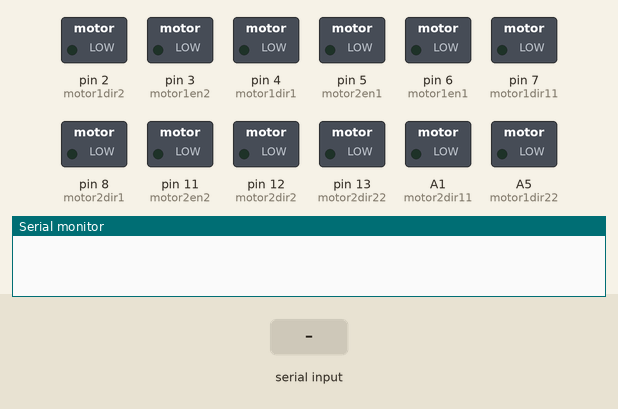
A sketch run on a simulated Arduino Uno, built with avr-gcc and run on an emulated ATmega328P. Parts: switched loads named in the sketch (green lamp = pin HIGH), the last lines printed to the serial monitor. Inputs (shaded band) come from the test bench.

Above: at 1.2 s.
1.3 s: byte 2 (2) received over Serial
At 2.5 s:
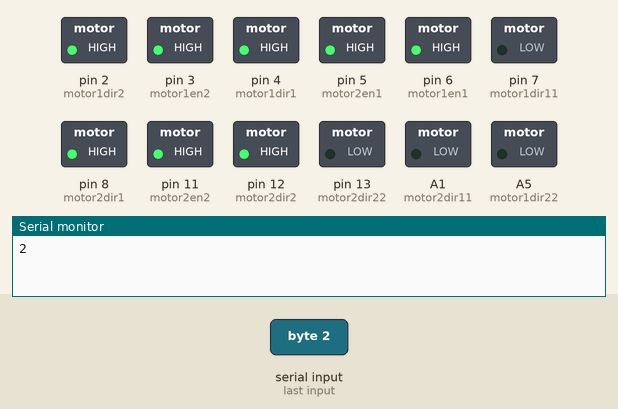
2.8 s: byte 0 (0) received over Serial
At 3.9 s:
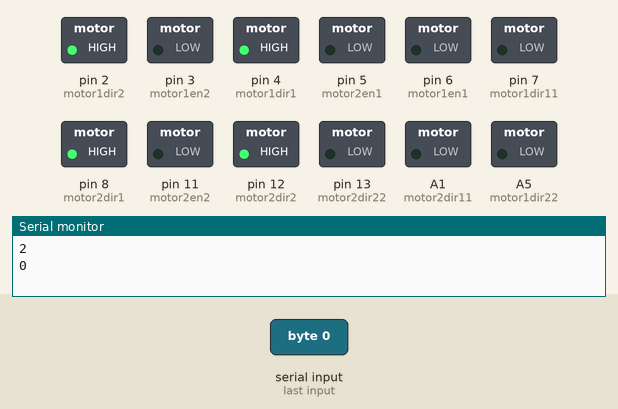
4.3 s: byte 8 (8) received over Serial
At 5.0 s:
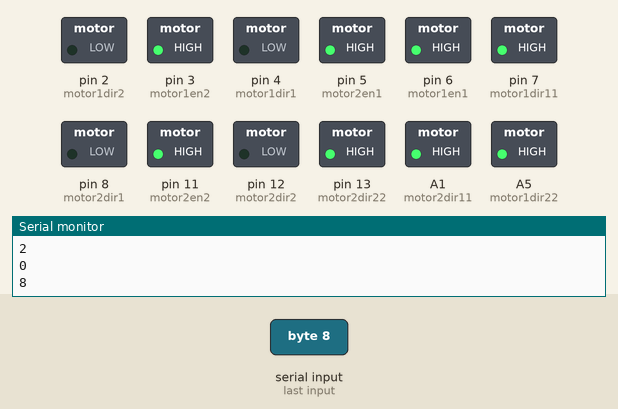
5.8 s: byte 20 (20) received over Serial
At 6.1 s:
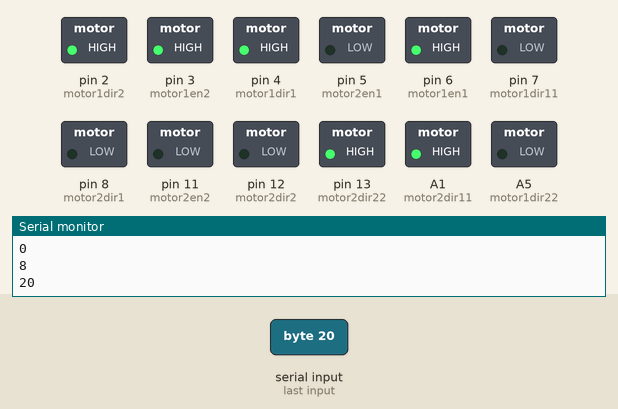
7.3 s: byte 25 (25) received over Serial
At 8.5 s:
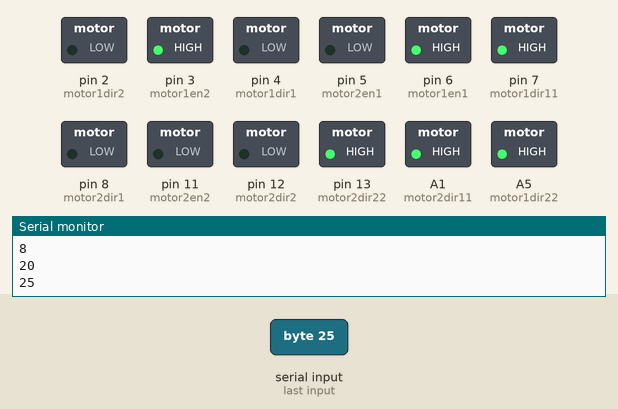
8.8 s: byte 30 (30) received over Serial
At 9.6 s:
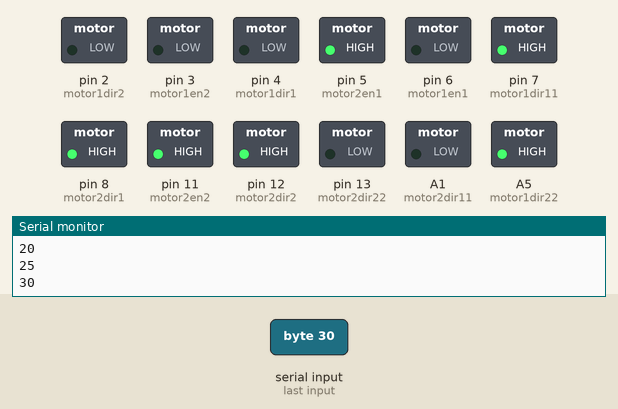
Timing chart, 0 to 11.3 s (numbered marks = the images above; inputs shaded):
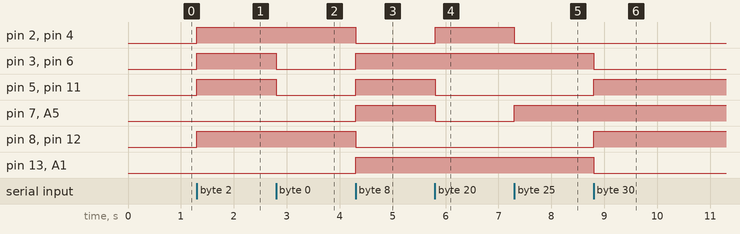

The sketch:

code.ino
```cpp
//elevator using 2 motor drives *connected 2 channels*
int motor1en1 = 6;
int motor1dir1 = 4;
int motor1dir11 = 7;

int motor1en2 = 3;
int motor1dir2 = 2;
int motor1dir22 = A5;

int motor2en1 = 5;
int motor2dir1 = 8;
int motor2dir11 = A1;

int motor2en2 = 11;
int motor2dir2 = 12;
int motor2dir22 = 13;


int Bread;
void setup() {
  // put your setup code here, to run once:
pinMode(motor1en1,OUTPUT);
pinMode(motor1dir1,OUTPUT);
pinMode(motor1dir11,OUTPUT);
pinMode(motor1en2,OUTPUT);
pinMode(motor1dir2,OUTPUT);
pinMode(motor1dir22,OUTPUT);
pinMode(motor2en1,OUTPUT);
pinMode(motor2dir1,OUTPUT);
pinMode(motor2dir11,OUTPUT);
pinMode(motor2en2,OUTPUT);
pinMode(motor2dir2,OUTPUT);
pinMode(motor2dir22,OUTPUT);
Serial.begin(9600);
}


void loop() {
if (Serial.available()>0){
Bread = Serial.read();
Serial.println(Bread);
if (Bread == 0){
two_motors_stop();}

if (Bread == 2){
two_motors_up_full_speed();}

if (Bread == 8) {
two_motors_down_full_speed();}

if (Bread == 20) {
motor1_up_full_speed();}

if (Bread == 25) {
motor1_down_full_speed();}

if (Bread == 30) {
motor2_up_full_speed();}

if (Bread == 35) {
motor2_down_full_speed();}


}
}

void two_motors_up_full_speed()
{
 //
digitalWrite(motor1en1,HIGH);
digitalWrite(motor1dir1,HIGH);
digitalWrite(motor1dir11,LOW);
//
digitalWrite(motor1en2,HIGH);
digitalWrite(motor1dir2,HIGH);
digitalWrite(motor1dir22,LOW);
//
digitalWrite(motor2en1,HIGH);
digitalWrite(motor2dir1,HIGH);
digitalWrite(motor2dir11,LOW);
//
digitalWrite(motor2en2,HIGH);
digitalWrite(motor2dir2,HIGH);
digitalWrite(motor2dir22,LOW);
}

void two_motors_down_full_speed()
{
 //
digitalWrite(motor1en1,HIGH);
digitalWrite(motor1dir1,LOW);
digitalWrite(motor1dir11,HIGH);
//
digitalWrite(motor1en2,HIGH);
digitalWrite(motor1dir2,LOW);
digitalWrite(motor1dir22,HIGH);
//
digitalWrite(motor2en1,HIGH);
digitalWrite(motor2dir1,LOW);
digitalWrite(motor2dir11,HIGH);
//
digitalWrite(motor2en2,HIGH);
digitalWrite(motor2dir2,LOW);
digitalWrite(motor2dir22,HIGH);
}

void two_motors_stop()
{
digitalWrite(motor1en1,LOW);
digitalWrite(motor1en2,LOW);
digitalWrite(motor2en1,LOW);
digitalWrite(motor2en2,LOW);
}

void motor1_up_full_speed()
{
digitalWrite(motor2en1,LOW);
digitalWrite(motor2en2,LOW);
//
digitalWrite(motor1en1,HIGH);
digitalWrite(motor1dir1,HIGH);
digitalWrite(motor1dir11,LOW);
//
digitalWrite(motor1en2,HIGH);
digitalWrite(motor1dir2,HIGH);
digitalWrite(motor1dir22,LOW);
}

void motor1_down_full_speed()
{
digitalWrite(motor2en1,LOW);
digitalWrite(motor2en2,LOW);
//
digitalWrite(motor1en1,HIGH);
digitalWrite(motor1dir1,LOW);
digitalWrite(motor1dir11,HIGH);
//
digitalWrite(motor1en2,HIGH);
digitalWrite(motor1dir2,LOW);
digitalWrite(motor1dir22,HIGH);
}

void motor2_up_full_speed()
{
digitalWrite(motor1en1,LOW);
digitalWrite(motor1en2,LOW);
//
digitalWrite(motor2en1,HIGH);
digitalWrite(motor2dir1,HIGH);
digitalWrite(motor2dir11,LOW);
//
digitalWrite(motor2en2,HIGH);
digitalWrite(motor2dir2,HIGH);
digitalWrite(motor2dir22,LOW);
}

void motor2_down_full_speed()
{
digitalWrite(motor1en1,LOW);
digitalWrite(motor1en2,LOW);
//
digitalWrite(motor2en1,HIGH);
digitalWrite(motor2dir1,LOW);
digitalWrite(motor2dir11,HIGH);
//
digitalWrite(motor2en2,HIGH);
digitalWrite(motor2dir2,LOW);
digitalWrite(motor2dir22,HIGH);
}
```

Measured:
- after the input at 1.3 s, pin 2 (motor1dir2), pin 3 (motor1en2), pin 4 (motor1dir1), pin 5 (motor2en1), pin 6 (motor1en1), pin 8 (motor2dir1), pin 11 (motor2en2), pin 12 (motor2dir2): LOW → HIGH at once
- after the input at 2.8 s, pin 3 (motor1en2), pin 5 (motor2en1), pin 6 (motor1en1), pin 11 (motor2en2): HIGH → LOW at once
- after the input at 4.3 s, pin 2 (motor1dir2), pin 4 (motor1dir1), pin 8 (motor2dir1), pin 12 (motor2dir2): HIGH → LOW at once; pin 3 (motor1en2), pin 5 (motor2en1), pin 6 (motor1en1), pin 7 (motor1dir11), pin 11 (motor2en2), pin 13 (motor2dir22), A1 (motor2dir11), A5 (motor1dir22): LOW → HIGH at once
- after the input at 5.8 s, pin 2 (motor1dir2), pin 4 (motor1dir1): LOW → HIGH at once; pin 5 (motor2en1), pin 7 (motor1dir11), pin 11 (motor2en2), A5 (motor1dir22): HIGH → LOW at once
- after the input at 7.3 s, pin 2 (motor1dir2), pin 4 (motor1dir1): HIGH → LOW at once; pin 7 (motor1dir11), A5 (motor1dir22): LOW → HIGH at once
- after the input at 8.8 s, pin 3 (motor1en2), pin 6 (motor1en1), pin 13 (motor2dir22), A1 (motor2dir11): HIGH → LOW at once; pin 5 (motor2en1), pin 8 (motor2dir1), pin 11 (motor2en2), pin 12 (motor2dir2): LOW → HIGH at once
